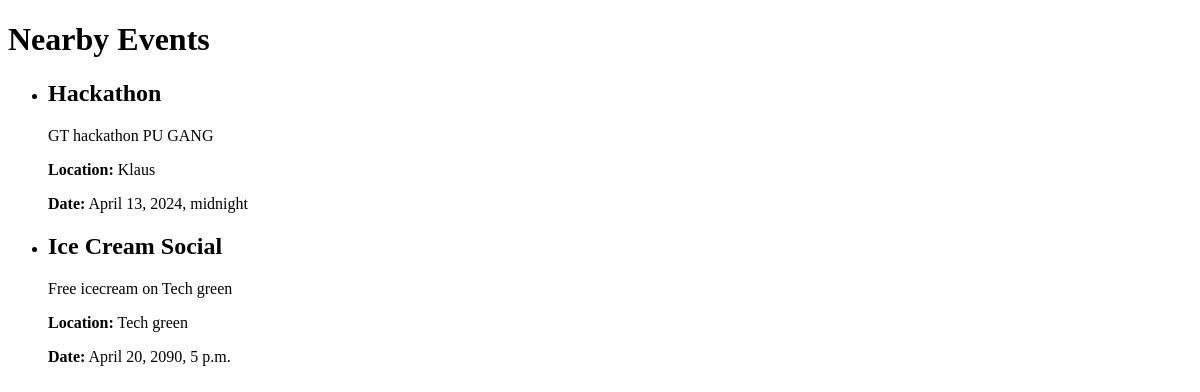
Page /events/ (signed in) on the earlier database version.
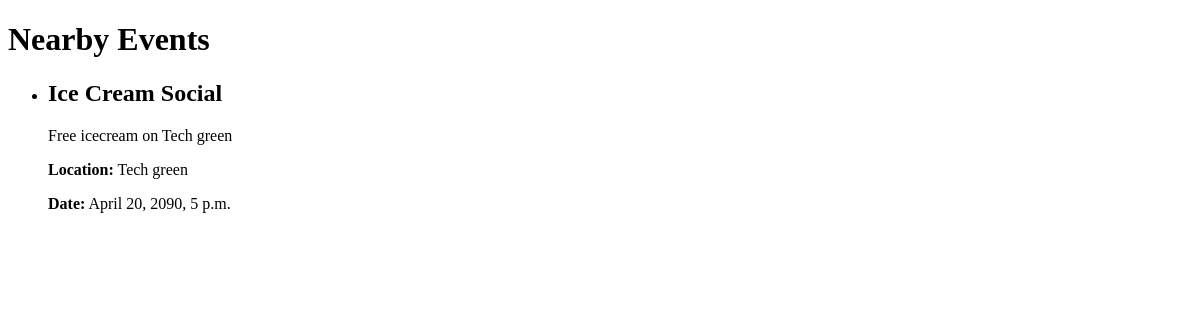
Same page on the later database version.
### pages/models.py (models this page shows, shortened)
class LocalEvent(models.Model):
    name = models.CharField(max_length=255)
    description = models.TextField()
    location = models.CharField(max_length=255)
    date = models.DateTimeField()
    created_at = models.DateTimeField(auto_now_add=True)

### pages/views.py (the view)
# urls.py: path('events/', views.local_events_list, name='local_events_list'),
@login_required
def local_events_list(request):
    events = LocalEvent.objects.order_by('date')
    return render(request, 'pages/local_events_list.html', {'events': events})

### pages/models.py (called while the page is built)
    def is_guide(self):
        return self.role == 'guide'

### pages/templates/pages/local_events_list.html (shortened to what this page needs)
<!DOCTYPE html>
<html lang="en">
<head>
</head>
<body>
    <h1>Nearby Events</h1>
<ul>
  {% for event in events %}
    <li>
      <h2>{{ event.name }}</h2>
      <p>{{ event.description }}</p>
      <p><strong>Location:</strong> {{ event.location }}</p>
      <p><strong>Date:</strong> {{ event.date }}</p>
    </li>
  {% endfor %}
</ul>
</body>
</html>

Differences in the rows shown:
removed LocalEvent: name "Hackathon", description "GT hackathon PU GANG", location "Klaus", date "April 13, 2024, midnight"
